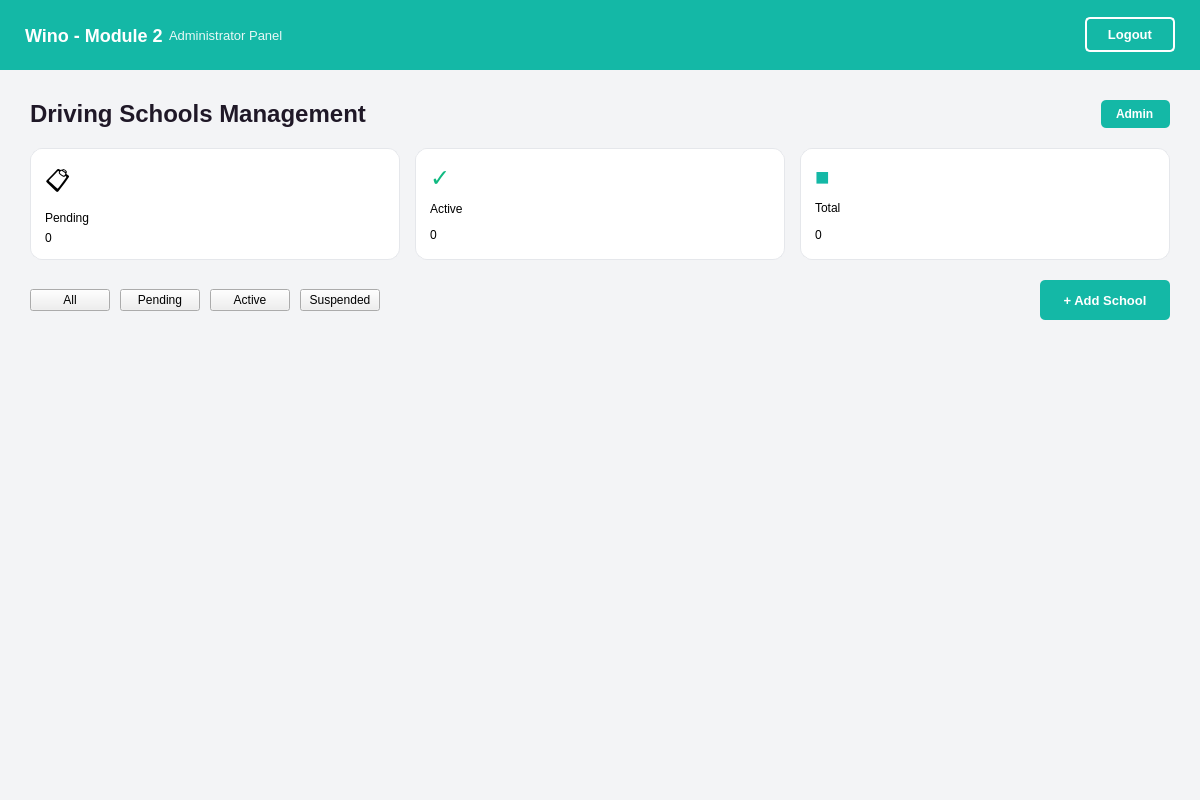
<?xml version="1.0" encoding="UTF-8"?>
<ui version="4.0">
 <class>AdminDashboard</class>
 <widget class="QMainWindow" name="AdminDashboard">
  <property name="geometry">
   <rect>
    <x>0</x>
    <y>0</y>
    <width>1200</width>
    <height>800</height>
   </rect>
  </property>
  <property name="windowTitle">
   <string>Admin Dashboard</string>
  </property>
  <property name="styleSheet">
   <string>QMainWindow {
    background-color: #F3F4F6;
}

#headerWidget {
    background-color: #14B8A6;
}

#headerTitle {
    color: white;
    font-size: 18px;
    font-weight: bold;
}

#headerSubtitle {
    color: rgba(255, 255, 255, 0.9);
    font-size: 13px;
}

#logoutButton {
    background-color: transparent;
    color: white;
    border: 2px solid white;
    border-radius: 5px;
    padding: 8px 20px;
    font-size: 13px;
    font-weight: bold;
}

#logoutButton:hover {
    background-color: rgba(255, 255, 255, 0.2);
}

#pageTitle {
    color: #1F1827;
    font-size: 24px;
    font-weight: bold;
}

#adminBadge {
    background-color: #14B8A6;
    color: white;
    border-radius: 5px;
    padding: 6px 12px;
    font-size: 12px;
    font-weight: bold;
}

.statCard {
    background-color: white;
    border-radius: 10px;
    padding: 15px;
}

.statLabel {
    color: #6B7280;
    font-size: 13px;
}

.statCount {
    color: #1F1827;
    font-size: 28px;
    font-weight: bold;
}

.filterButton {
    background-color: #E5E7EB;
    color: #6B7280;
    border: none;
    border-radius: 5px;
    padding: 10px 20px;
    font-size: 13px;
    font-weight: bold;
}

.filterButton:hover {
    background-color: #D1D5DB;
}

#scrollArea {
    border: none;
    background-color: transparent;
}

QScrollBar:vertical {
    border: none;
    background: #F3F4F6;
    width: 10px;
    border-radius: 5px;
}

QScrollBar::handle:vertical {
    background: #CBD5E0;
    border-radius: 5px;
}

QScrollBar::handle:vertical:hover {
    background: #A0AEC0;
}</string>
  </property>
  <widget class="QWidget" name="centralwidget">
   <layout class="QVBoxLayout" name="verticalLayout">
    <property name="spacing">
     <number>0</number>
    </property>
    <property name="leftMargin">
     <number>0</number>
    </property>
    <property name="topMargin">
     <number>0</number>
    </property>
    <property name="rightMargin">
     <number>0</number>
    </property>
    <property name="bottomMargin">
     <number>0</number>
    </property>
    <item>
     <widget class="QWidget" name="headerWidget" native="true">
      <property name="minimumSize">
       <size>
        <width>0</width>
        <height>70</height>
       </size>
      </property>
      <property name="maximumSize">
       <size>
        <width>16777215</width>
        <height>70</height>
       </size>
      </property>
      <layout class="QHBoxLayout" name="horizontalLayout">
       <property name="leftMargin"><number>25</number></property>
       <property name="rightMargin"><number>25</number></property>
       <item>
        <widget class="QLabel" name="headerTitle">
         <property name="text">
          <string>Wino - Module 2</string>
         </property>
        </widget>
       </item>
       <item>
        <widget class="QLabel" name="headerSubtitle">
         <property name="text">
          <string>Administrator Panel</string>
         </property>
        </widget>
       </item>
       <item>
        <spacer name="horizontalSpacer">
         <property name="orientation">
          <enum>Qt::Horizontal</enum>
         </property>
         <property name="sizeHint" stdset="0">
          <size>
           <width>40</width>
           <height>20</height>
          </size>
         </property>
        </spacer>
       </item>
       <item>
        <widget class="QPushButton" name="logoutButton">
         <property name="text">
          <string>Logout</string>
         </property>
        </widget>
       </item>
      </layout>
     </widget>
    </item>
    <item>
     <widget class="QWidget" name="contentWidget" native="true">
      <layout class="QVBoxLayout" name="verticalLayout_2">
       <property name="spacing">
        <number>20</number>
       </property>
       <property name="leftMargin">
        <number>30</number>
       </property>
       <property name="topMargin">
        <number>30</number>
       </property>
       <property name="rightMargin">
        <number>30</number>
       </property>
       <property name="bottomMargin">
        <number>30</number>
       </property>
       <item>
        <layout class="QHBoxLayout" name="horizontalLayout_2">
         <item>
          <widget class="QLabel" name="pageTitle">
           <property name="text">
            <string>Driving Schools Management</string>
           </property>
          </widget>
         </item>
         <item>
          <spacer name="horizontalSpacer_2">
           <property name="orientation">
            <enum>Qt::Horizontal</enum>
           </property>
           <property name="sizeHint" stdset="0">
            <size>
             <width>40</width>
             <height>20</height>
            </size>
           </property>
          </spacer>
         </item>
         <item>
          <widget class="QLabel" name="adminBadge">
           <property name="text">
            <string>Admin</string>
           </property>
          </widget>
         </item>
        </layout>
       </item>
       <item>
        <layout class="QHBoxLayout" name="statsLayout">
         <property name="spacing">
          <number>15</number>
         </property>
         <item>
          <widget class="QFrame" name="pendingCard">
           <property name="frameShape">
            <enum>QFrame::NoFrame</enum>
           </property>
           <property name="styleSheet">
            <string notr="true">QFrame#pendingCard { background-color: white; border-radius: 12px; border: 1px solid #E5E7EB; padding: 5px; }</string>
           </property>
           <property name="class" stdset="0">
            <string notr="true">statCard</string>
           </property>
           <layout class="QVBoxLayout" name="verticalLayout_3">
            <item>
             <widget class="QLabel" name="pendingIconLabel">
              <property name="text">
               <string>📋</string>
              </property>
              <property name="styleSheet">
               <string notr="true">font-size: 24px;</string>
              </property>
             </widget>
            </item>
            <item>
             <widget class="QLabel" name="pendingLabel">
              <property name="text">
               <string>Pending</string>
              </property>
              <property name="class" stdset="0">
               <string notr="true">statLabel</string>
              </property>
             </widget>
            </item>
            <item>
             <widget class="QLabel" name="pendingCountLabel">
              <property name="text">
               <string>0</string>
              </property>
              <property name="class" stdset="0">
               <string notr="true">statCount</string>
              </property>
             </widget>
            </item>
           </layout>
          </widget>
         </item>
         <item>
          <widget class="QFrame" name="approvedCard">
           <property name="frameShape">
            <enum>QFrame::NoFrame</enum>
           </property>
           <property name="styleSheet">
            <string notr="true">QFrame#approvedCard { background-color: white; border-radius: 12px; border: 1px solid #E5E7EB; padding: 5px; }</string>
           </property>
           <property name="class" stdset="0">
            <string notr="true">statCard</string>
           </property>
           <layout class="QVBoxLayout" name="verticalLayout_4">
            <item>
             <widget class="QLabel" name="approvedIconLabel">
              <property name="text">
               <string>✓</string>
              </property>
              <property name="styleSheet">
               <string notr="true">font-size: 24px; color: #10B981;</string>
              </property>
             </widget>
            </item>
            <item>
             <widget class="QLabel" name="approvedLabel">
              <property name="text">
               <string>Active</string>
              </property>
              <property name="class" stdset="0">
               <string notr="true">statLabel</string>
              </property>
             </widget>
            </item>
            <item>
             <widget class="QLabel" name="approvedCountLabel">
              <property name="text">
               <string>0</string>
              </property>
              <property name="class" stdset="0">
               <string notr="true">statCount</string>
              </property>
             </widget>
            </item>
           </layout>
          </widget>
         </item>
         <item>
          <widget class="QFrame" name="totalCard">
           <property name="frameShape">
            <enum>QFrame::NoFrame</enum>
           </property>
           <property name="styleSheet">
            <string notr="true">QFrame#totalCard { background-color: white; border-radius: 12px; border: 1px solid #E5E7EB; padding: 5px; }</string>
           </property>
           <property name="class" stdset="0">
            <string notr="true">statCard</string>
           </property>
           <layout class="QVBoxLayout" name="verticalLayout_5">
            <item>
             <widget class="QLabel" name="totalIconLabel">
              <property name="text">
               <string>■</string>
              </property>
              <property name="styleSheet">
               <string notr="true">font-size: 24px; color: #14B8A6;</string>
              </property>
             </widget>
            </item>
            <item>
             <widget class="QLabel" name="totalLabel">
              <property name="text">
               <string>Total</string>
              </property>
              <property name="class" stdset="0">
               <string notr="true">statLabel</string>
              </property>
             </widget>
            </item>
            <item>
             <widget class="QLabel" name="totalCountLabel">
              <property name="text">
               <string>0</string>
              </property>
              <property name="class" stdset="0">
               <string notr="true">statCount</string>
              </property>
             </widget>
            </item>
           </layout>
          </widget>
         </item>
        </layout>
       </item>
       <item>
        <layout class="QHBoxLayout" name="filterLayout">
         <property name="spacing">
          <number>10</number>
         </property>
         <item>
          <widget class="QPushButton" name="allFilterButton">
           <property name="text">
            <string>All</string>
           </property>
           <property name="class" stdset="0">
            <string notr="true">filterButton</string>
           </property>
          </widget>
         </item>
         <item>
          <widget class="QPushButton" name="pendingFilterButton">
           <property name="text">
            <string>Pending</string>
           </property>
           <property name="class" stdset="0">
            <string notr="true">filterButton</string>
           </property>
          </widget>
         </item>
         <item>
          <widget class="QPushButton" name="approvedFilterButton">
           <property name="text">
            <string>Active</string>
           </property>
           <property name="class" stdset="0">
            <string notr="true">filterButton</string>
           </property>
          </widget>
         </item>
         <item>
          <widget class="QPushButton" name="deactivatedFilterButton">
           <property name="text">
            <string>Suspended</string>
           </property>
           <property name="class" stdset="0">
            <string notr="true">filterButton</string>
           </property>
          </widget>
         </item>
         <item>
          <spacer name="horizontalSpacer_3">
           <property name="orientation">
            <enum>Qt::Horizontal</enum>
           </property>
           <property name="sizeHint" stdset="0">
            <size>
             <width>40</width>
             <height>20</height>
            </size>
           </property>
          </spacer>
         </item>
         <item>
          <widget class="QPushButton" name="addSchoolButton">
           <property name="text">
            <string>+ Add School</string>
           </property>
           <property name="styleSheet">
            <string notr="true">QPushButton { background-color: #14B8A6; color: white; border: none; border-radius: 5px; padding: 10px 20px; font-size: 13px; font-weight: bold; } QPushButton:hover { background-color: #0F9488; }</string>
           </property>
           <property name="minimumSize">
            <size>
             <width>130</width>
             <height>40</height>
            </size>
           </property>
          </widget>
         </item>
        </layout>
       </item>
       <item>
        <widget class="QScrollArea" name="scrollArea">
         <property name="widgetResizable">
          <bool>true</bool>
         </property>
         <property name="styleSheet">
          <string notr="true">QScrollArea { background: transparent; border: none; } QWidget#schoolsContainer { background: transparent; }</string>
         </property>
         <widget class="QWidget" name="schoolsContainer">
          <property name="geometry">
           <rect>
            <x>0</x>
            <y>0</y>
            <width>1120</width>
            <height>485</height>
           </rect>
          </property>
         </widget>
        </widget>
       </item>
      </layout>
     </widget>
    </item>
   </layout>
  </widget>
 </widget>
 <resources/>
 <connections/>
</ui>
